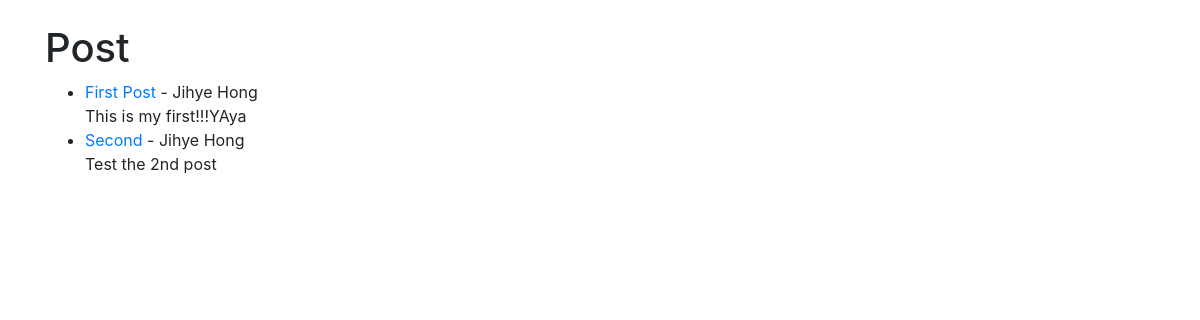
Before: / with the older database file.
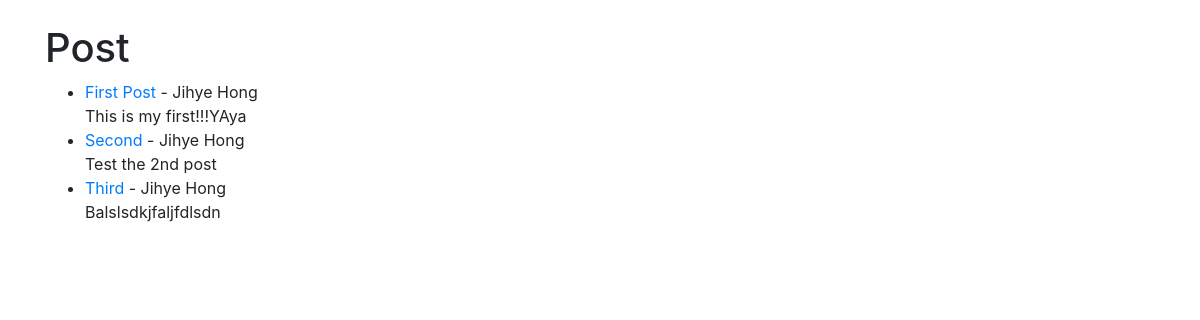
After: the same page with the newer database file.
### theblog/models.py (models this page shows, shortened)
class Post(models.Model):
    title = models.CharField(max_length=255)
    author = models.ForeignKey(User,on_delete = models.CASCADE)
    """if deleted user than delete the blogs"""
    body = models.TextField()

### theblog/views.py (the view)
# urls.py: path('', HomeView.as_view(), name="home"),
class HomeView(ListView):
    model = Post
    template_name = 'home.html'

### theblog/templates/home.html
{% extends 'base.html' %}
{% block content %}
<h1>Post</h1>
<ul>
{% for post in object_list %}
    <li><a href="{% url 'article-detail' post.pk %}">{{ post.title }}</a> - {{ post.author.first_name}}
        {{ post.author.last_name}}<br/>
    {{ post.body }}</li>
{% endfor%}
</ul>
{% endblock %}

### theblog/templates/base.html (shortened to what this page needs)
<!doctype html>
<html lang="en">
  <head>
    <link rel="stylesheet" href="https://cdn.jsdelivr.net/npm/bootstrap@4.5.3/dist/css/bootstrap.min.css">
  </head>
  <body>
    <br/>
    <div class = "container">
         {% block content %}
        {% endblock %}
    </div>
  </body>
</html>

Changed rows visible on the page:
added Post: title "Third", author.first_name "Jihye", author.last_name "Hong", body "Balslsdkjfaljfdlsdn"
